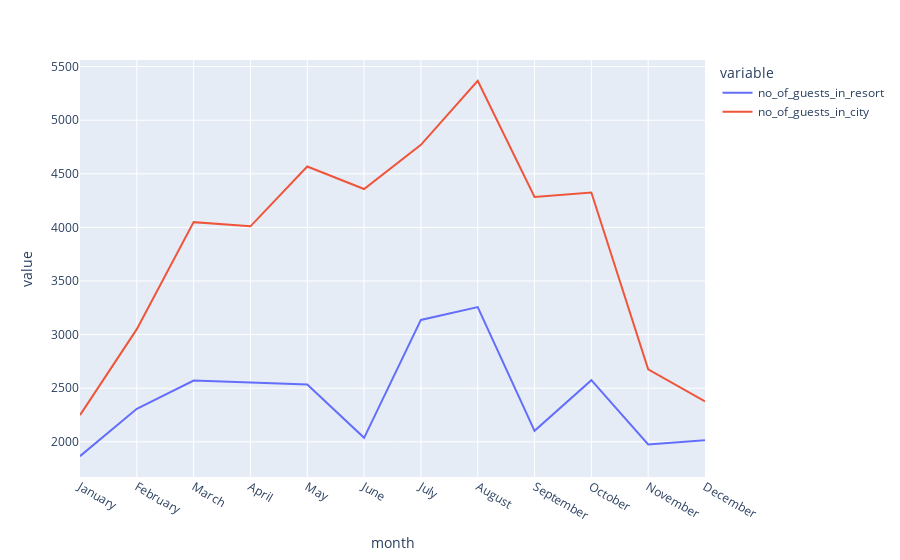

Notebook code cell kept with this figure:
### Code cell
px.line(data_frame=final_rush,x='month',y=['no_of_guests_in_resort', 'no_of_guests_in_city'])

### Figure 1 — Plotly figure (JSON) as saved in the notebook; plotly's stock layout.template omitted (floating-point values rounded to 4 significant figures)
{"data": [{"hovertemplate": "variable=no_of_guests_in_resort<br>month=%{x}<br>value=%{y}<extra></extra>", "legendgroup": "no_of_guests_in_resort", "line": {"color": "#636efa", "dash": "solid"}, "marker": {"symbol": "circle"}, "mode": "lines", "name": "no_of_guests_in_resort", "orientation": "v", "showlegend": true, "type": "scatter", "x": ["January", "February", "March", "April", "May", "June", "July", "August", "September", "October", "November", "December"], "xaxis": "x", "y": [1866, 2308, 2571, 2550, 2535, 2037, 3137, 3257, 2102, 2575, 1975, 2014], "yaxis": "y"}, {"hovertemplate": "variable=no_of_guests_in_city<br>month=%{x}<br>value=%{y}<extra></extra>", "legendgroup": "no_of_guests_in_city", "line": {"color": "#EF553B", "dash": "solid"}, "marker": {"symbol": "circle"}, "mode": "lines", "name": "no_of_guests_in_city", "orientation": "v", "showlegend": true, "type": "scatter", "x": ["January", "February", "March", "April", "May", "June", "July", "August", "September", "October", "November", "December"], "xaxis": "x", "y": [2249, 3051, 4049, 4010, 4568, 4358, 4770, 5367, 4283, 4326, 2676, 2377], "yaxis": "y"}], "layout": {"legend": {"title": {"text": "variable"}, "tracegroupgap": 0}, "margin": {"t": 60}, "xaxis": {"anchor": "y", "domain": [0, 1], "title": {"text": "month"}}, "yaxis": {"anchor": "x", "domain": [0, 1], "title": {"text": "value"}}}}
